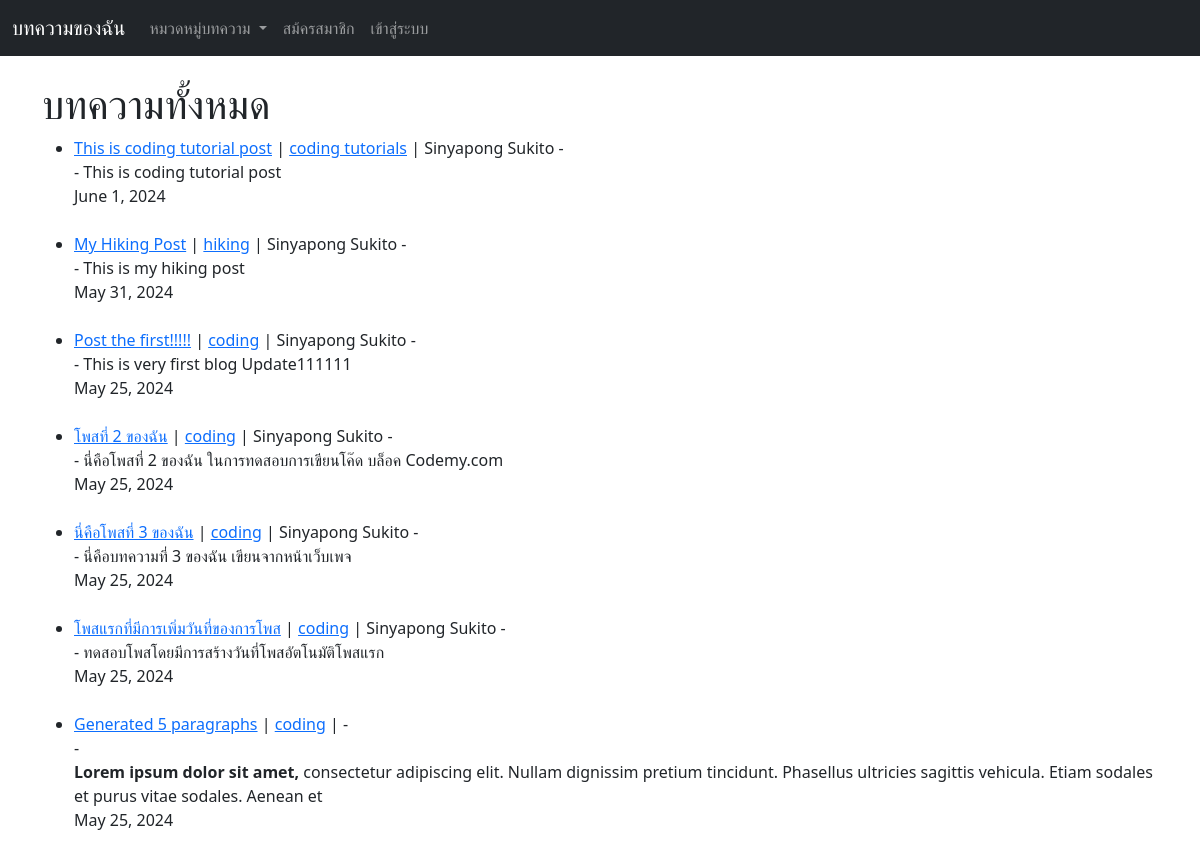
The page / on the database its author committed.
### theblog/models.py (models this page shows, shortened)
class Post(models.Model):
    title = models.CharField(max_length=255)
    title_tag = models.CharField(max_length=255)
    author = models.ForeignKey(User,on_delete=models.CASCADE)
    body = models.TextField()
    post_date = models.DateField(auto_now_add=True)
    category = models.CharField(max_length=255, default='coding')

### theblog/views.py (the view)
# urls.py: path('', Homeview.as_view(),name="home"),
class Homeview(ListView):
    model = Post
    template_name = 'home.html'
    ordering = ['-post_date']
    def get_context_data(self, *args, **kwargs):
        cat_menu = Category.objects.all()
        context = super(Homeview, self).get_context_data(*args, **kwargs)
        context["cat_menu"] = cat_menu
        return context

### theblog/models.py (called while the page is built)
    def __str__(self) -> str:
        return self.name

### theblog/templates/home.html (shortened to what this page needs)
{% extends 'base.html' %}
{% block content %}
<h1>บทความทั้งหมด</h1>
<ul>
    {% for post in object_list %}
    <li>
        <a href="{% url 'article-detail' post.pk %}">{{post.title}}</a> |
        <a href="{% url 'category' post.category|slugify %}">{{post.category}}</a>
        | {{post.author.first_name}}
        {{post.author.last_name}} -
        <br>
        - {{post.body|slice:":200"|safe}} <br>
        {{ post.post_date }}
    </li><br>
    {% endfor %}
</ul>
{% endblock content %}

### rows shown on the page
Post: title "This is coding tutorial post", category "coding tutorials", author.first_name "Sinyapong", author.last_name "Sukito", body "This is coding tutorial post", post_date "June 1, 2024"
Post: title "My Hiking Post", category "hiking", author.first_name "Sinyapong", author.last_name "Sukito", body "This is my hiking post", post_date "May 31, 2024"
Post: title "Post the first!!!!!", category "coding", author.first_name "Sinyapong", author.last_name "Sukito", body "This is very first blog Update111111", post_date "May 25, 2024"
Post: title "โพสที่ 2 ของฉัน", category "coding", author.first_name "Sinyapong", author.last_name "Sukito", body "นี่คือโพสที่ 2 ของฉัน ในการทดสอบการเขียนโค๊ด บล็อค Codemy.com", post_date "May 25, 2024"
Post: title "นี่คือโพสที่ 3 ของฉัน", category "coding", author.first_name "Sinyapong", author.last_name "Sukito", body "นี่คือบทความที่ 3 ของฉัน เขียนจากหน้าเว็บเพจ", post_date "May 25, 2024"
Post: title "โพสแรกที่มีการเพิ่มวันที่ของการโพส", category "coding", author.first_name "Sinyapong", author.last_name "Sukito", body "ทดสอบโพสโดยมีการสร้างวันที่โพสอัตโนมัติโพสแรก", post_date "May 25, 2024"
Post: title "Generated 5 paragraphs", category "coding", body "Lorem ipsum dolor sit amet, consectetur adipiscing elit. Nullam dignissim pretium tincidunt. Phasellus ultricies sagittis vehicula. Etiam sodales et purus vitae sodales. Aenean et", post_date "May 25, 2024"
